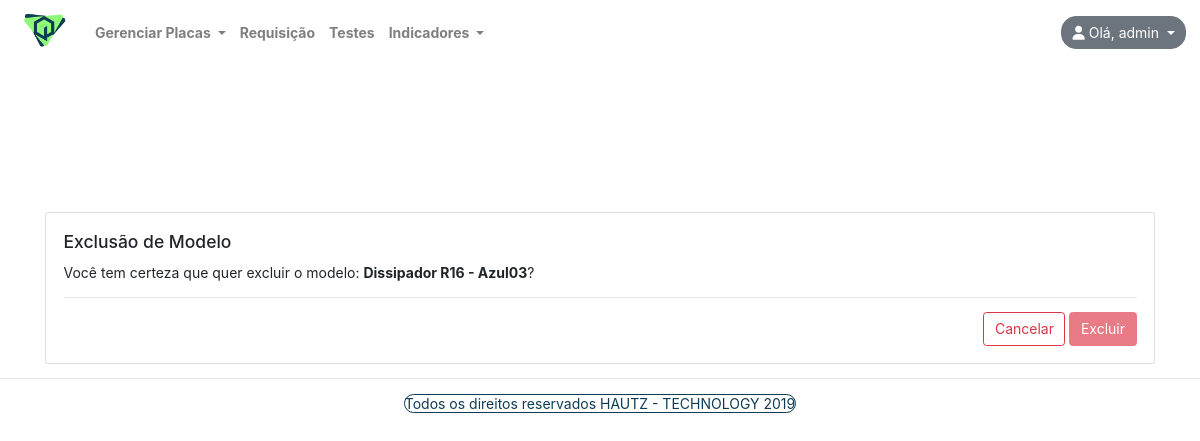
/placas/excluir-modelo/1 (signed in), run on the app's committed database.
### contas/models/usuario.py (models this page shows, shortened)
class Usuario(AbstractBaseUser):
    username = models.CharField(
        "Nome de Usuário",
        max_length=120,
        unique=True
    )
    data_expiracao = models.DateField(
        "Data Expiração",
        null=True
    )
    tipo = models.CharField(
        "Tipo de Usuário",
        max_length=1,
        choices = TIPOS
    )
    objects = UsuarioManager()
    USERNAME_FIELD =  'username'
    REQUIRED_FIELDS = []
    def __str__(self):
        return self.username
    class Meta:
        db_table = 'USUARIO'

### placas/models/modelo_placas.py (models this page shows, shortened)
class Modelo_placas(models.Model):
    Modelo = models.CharField(
        'modelo',
        max_length=120
    )
    Descricao = models.CharField(
        'Descrição',
        max_length=200
    )
    Ativo = models.BooleanField(
        'Modelo Ativo',
        default=True
    )
    class Meta:
        db_table = 'MODELO_PLACAS'
        constraints = [
            models.UniqueConstraint(fields=['Modelo', 'Descricao'], name="Constraint_modelo")
        ]

### placas/views.py (the view)
# urls.py: path('excluir-modelo/<int:id>', views.excluir_modelo, name="excluir-modelo"),
@login_required
def excluir_modelo(request, id):#Excluir Modelo
    modelos = get_object_or_404(Modelo_placas, id=id)
    context = {
        "modelos": Modelo_placas.objects.filter(id=id)[0]
    }
    if request.method == "POST":
        modelos.delete()
        return redirect('placas:lista-modelo')
    return render(request, "placas/excluir-modelo.html", context)

### indicadores/context_processors.py (called while the page is built)
def menu_indicadores(requets):
    return {
        "Menu_indicadores": Menu_indicadores.objects.all()
    }

### placas/context_processors.py (called while the page is built)
def menu_placas(requets):
    return {
        "Menu_placas": Menu_placas.objects.all()
    }

### testes/context_processors.py (called while the page is built)
def menu_testes(requets):
    return {
        "lista_testes": Menu_testes.objects.all()
    }

### placas/templates/placas/excluir-modelo.html (shortened to what this page needs)
{% extends "base.html" %}
{% block conteudo %}
  <div class="container mt-5">
    <div class="card">
      <div class="card-body">
        <h5 class="card-title">Exclusão de Modelo</h5>
        <p class="card-text">
          Você tem certeza que quer excluir o modelo:
          <b>{{ modelos.Modelo }} - {{ modelos.Descricao }}</b>?
        </p>
        <form method="post">
          <hr />
          <div class="text-right">
            <a href="{% url 'placas:lista-modelo' %}"
              class="btn btn-outline-danger">
                Cancelar
            </a>
            <button class="btn btn-danger" disabled>Excluir</button>
          </div>
        </form>
      </div>
    </div>
  </div>
{% endblock conteudo %}

### core/templates/base.html (shortened to what this page needs)
{% load static %}
<!DOCTYPE html>
<html lang="pt-br">
<head>
    <link rel="stylesheet" href="https://stackpath.bootstrapcdn.com/bootstrap/4.3.1/css/bootstrap.min.css"
>
    <link rel="stylesheet"href="//maxcdn.bootstrapcdn.com/font-awesome/4.3.0/css/font-awesome.min.css">
    <link rel="stylesheet" type="text/css" href="{% static 'css/personal.css' %}" />
</head>
<header>
    <body class="css-body">
        <nav class="navbar navbar-expand-sm navbar-light font-weight-bold bg-transparent">
            <a class="navbar-brand" href="{% url 'core:home' %}">
                <img src="{% static 'logo_genesisq.png' %}" width="60" />
            </a>
            {% if user.is_authenticated %}
            <div class="collapse navbar-collapse" id="navbarSupportedContent">
                <ul class="navbar-nav mr-auto">
                    <li class="nav-item dropdown ">
                        <a class="nav-link dropdown-toggle" href="#" id="navbarDropdown" role="button"
                            data-toggle="dropdown" aria-haspopup="true" aria-expanded="false">
                            Gerenciar Placas
                        </a>
                    </li>
                    <li class="nav-item">
                        <a class="nav-link" href="{% url 'requisicao:requisicao' %}">Requisição</a>
                    </li>
                    <li class="nav-item">
                        <a class="nav-link" href="{% url 'testes:lista-itens-teste' %}">Testes</a>
                    </li>
                    <li class="nav-item dropdown">
                        <a class="nav-link dropdown-toggle" href="#" id="navbarDropdown" role="button"
                            data-toggle="dropdown" aria-haspopup="true" aria-expanded="false">
                            Indicadores
                        </a>
                    </li>
                </ul>
                <div class="dropdown">
                    <button class="btn btn-secondary dropdown-toggle" type="button" id="dropdownMenuButton"
                        data-toggle="dropdown" aria-haspopup="true" aria-expanded="false" style="border-radius: 15px;">
                        <i class="fas fa-user " alt="foto do usuário"></i>
                        Olá, {{ user }}
                        </a></button>
                </div>
                {% else %}
                <a class="navbar-brand" href="{% url 'core:home' %}">GenesisQ</a>
                <ul class="navbar-nav ml-auto">
                    <a role="button" href="{% url 'core:entrar' %}" class="btn btn btn-success">Entrar</a>
                </ul>
                {% endif %}
        </nav>
</header>
<main>
    <div class="container-fluid">
        <div class="row">
            {% block conteudo %}
            {% endblock conteudo %}
        </div>
    </div>
</main>
</body>
<footer class="text-center">
    <hr />
    <a class="bg-text-blue"> Todos os direitos reservados HAUTZ - TECHNOLOGY 2019 </a>
</footer>
</html>

### core/static/css/personal.css (style rules this page uses)
a { color: inherit; }
footer { color: rgb(14, 60, 83); }
.bg-text-blue { background: white; border-radius: 10px; border: solid 1px rgb(14, 60, 83);v }
body { background-size: cover; background-repeat: no-repeat; background-position: top; position: relative; background-attachment: fixed; overflow: auto; }
html { font-size: 14px; }

### data on the page
Usuario: username "admin"
Modelo_placas: Modelo "Dissipador R16", Descricao "Azul03"
